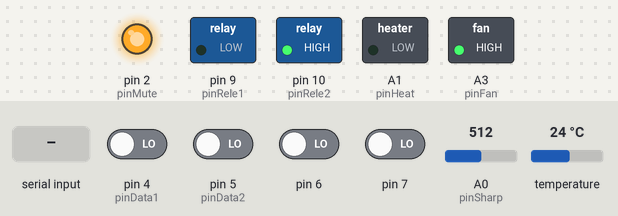
A sketch run on a simulated Arduino Uno, built with avr-gcc and run on an emulated ATmega328P. Parts: switched loads named in the sketch (green lamp = pin HIGH), output pins drawn as LEDs (lit = HIGH). The test bench sets the inputs (shaded band); at power-on: pin 4 (pinData1), pin 5 (pinData2), pin 6, pin 7 LOW, A0 (pinSharp) = 512, temperature 24 °C. Pins used as bus, display or sensor lines are not drawn; what the sketch prints to the serial monitor is not drawn.

Above: at 17.2 s.
17.3 s: "t=90\n" received over Serial
At 18.5 s:
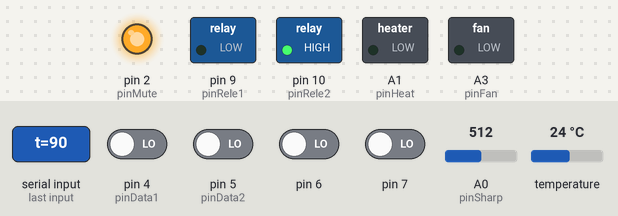
19.6 s: "t=\n" received over Serial
At 21.3 s:
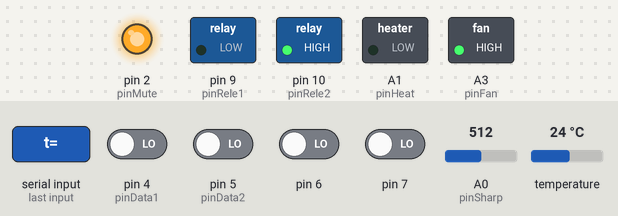
Timing chart, 0 to 22.8 s (numbered marks = the images above; inputs shaded):
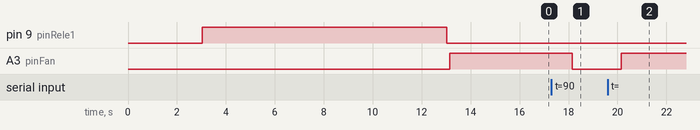

Measured:
- after the input at 17.3 s, A3 (pinFan): HIGH → LOW after 0.84 s
- after the input at 19.6 s, A3 (pinFan): LOW → HIGH after 0.55 s

The sketch:

binoc.ino
```cpp
//#include <SPI.h>
#include <OneWire.h>
#include <DallasTemperature.h>

//SoftwareSerial mySerial(10, 11); // RX, TX

int pinClk = 3;
int pinData1 = 4;
int pinData2 = 5;

int pinData1Mask = 1<<pinData1;
int pinData2Mask = 1<<pinData2;

int pinRele1=9;
int pinRele2=10;

int pinFan = A3; //PB3;
//int pinFan2Ext = 12; //PD6;

int pinSharp = A0;
int pinHeat = A1;

int pinMute = 2;


// Data wire is plugged into port 2 on the Arduino
#define ONE_WIRE_BUS A5
#define TEMPERATURE_PRECISION 9 // Lower resolution
// Setup a oneWire instance to communicate with any OneWire devices (not just Maxim/Dallas temperature ICs)
OneWire oneWire(ONE_WIRE_BUS);
// Pass our oneWire reference to Dallas Temperature.
DallasTemperature sensors(&oneWire);
int numberOfDevices = 0; // Number of temperature devices found
DeviceAddress tempDeviceAddress; // We'll use this variable to store a found device address


uint16_t fanRpm[3] = {0, 0, 0};
int lastXpos1=0, lastXpos2=0;
int xPos1 = 0, xPos2 = 0;

int valArr[13];
char str[50];//, lastStr[50];
int lastAndrCpuTemp = 0, andrCpuTemp=0;

unsigned long lastTempContrTime = 0;
unsigned long lastFanContrTime = 0;
unsigned long lastDistContrTime = 0;

unsigned long lastSendReportTime = 0;

uint64_t lastPhoneMsgRecvTime = 0;
unsigned long maninCntr = 0;

String inString = "";

int sharpVal = 0, lastSharpVal=0;
int dallasTemp = -99, lastDallasTemp = 0;
//int filteredDist =0;

boolean bFanOn = false;
boolean bHeatOn = false;


void setup() {
  // initialize digital pin 13 as an output.
  //pinMode(13, OUTPUT);
  Serial.begin(115200);

  pinMode(pinClk, OUTPUT);           // set pin to input
  digitalWrite(pinClk, LOW);

  pinMode(pinData1, INPUT);
  pinMode(pinData2, INPUT);

  pinMode(pinRele1, OUTPUT);
  pinMode(pinRele2, OUTPUT);

  pinMode(pinFan, OUTPUT);
  //pinMode(pinFan2Ext, OUTPUT);

  pinMode(pinMute, OUTPUT);
  digitalWrite(pinMute, HIGH);

  digitalWrite(pinFan, LOW);
  //digitalWrite(pinFan2Ext, LOW);

  pinMode(pinHeat, OUTPUT);
  digitalWrite(pinHeat, LOW);

  pinMode(pinSharp, INPUT);

  Serial.setTimeout(5);

  sensors.begin();

  numberOfDevices = sensors.getDeviceCount(); // Grab a count of devices on the wire

  // locate devices on the bus
  Serial.print("Locating Dallas devices...");

  Serial.print("Found ");
  Serial.print(numberOfDevices, DEC);
  Serial.println(" devices.");

  // report parasite power requirements
//  Serial.print("Parasite power is: ");
//  if (sensors.isParasitePowerMode()) Serial.println("ON");
//  else Serial.println("OFF");

    // Loop through each device, print out address
  for(int i=0;i<numberOfDevices; i++)
  {
    // Search the wire for address
    if(sensors.getAddress(tempDeviceAddress, i))
    {
      Serial.print("Found device ");
      Serial.print(i, DEC);
      Serial.print(" with address: ");
      printAddress(tempDeviceAddress);
      Serial.println();

      //Serial.print("Setting resolution to ");
      //Serial.println(TEMPERATURE_PRECISION, DEC);

      // set the resolution to TEMPERATURE_PRECISION bit (Each Dallas/Maxim device is capable of several different resolutions)
      sensors.setResolution(tempDeviceAddress, TEMPERATURE_PRECISION);

//       Serial.print("Resolution actually set to: ");
//      Serial.print(sensors.getResolution(tempDeviceAddress), DEC);
//      Serial.println();
    }
    else{
      Serial.print("Found ghost device at ");
      Serial.print(i, DEC);
      Serial.print(" but could not detect address. Check power and cabling");
    }
  }

  formatData();

  resetPhone();
  sprintf(str, "%04X %04X %04d %04d %04d    000 000 000", xPos1, xPos2, dallasTemp, sharpVal, andrCpuTemp);
  str[4] = str[9] = str[14] = str[19] = str[24] = str[27] = str[31] = str[35] = ' ';
  str[39] = 0;
}

bool bDataUpdated = false;
void loop()
{
  maninCntr++;
  if(readSerial() == true){
    if(inString == "reset\n"){
      resetPhone();
      lastPhoneMsgRecvTime = millis();
    }
    else if(inString == "son\n"){
      soundOn();
      lastPhoneMsgRecvTime = millis();
    }
    else if(inString == "soff\n"){
      soundOff();
      lastPhoneMsgRecvTime = millis();
    }
    else if(inString.startsWith("t=") == true){
      inString.remove(0, 2);

      andrCpuTemp = inString.toInt();
      //sprintf(&(str[20]),"%04d", andrCpuTemp);
      lastPhoneMsgRecvTime = millis();
    }

    else if(inString.startsWith("d=") == true){
      inString.remove(0, 2);

      dallasTemp = inString.toInt();
      //sprintf(&(str[20]),"%04d", andrCpuTemp);
      lastPhoneMsgRecvTime = millis();
    }


    inString = "";
  }

  getPos();

  unsigned long curTime = millis();

  if((curTime - lastDistContrTime) > 50 ){
    lastDistContrTime = curTime;
    getDistance();
    if(sharpVal != lastSharpVal){
      lastSharpVal = sharpVal;
      bDataUpdated = true;
      //sprintf(&(str[15]), "%04d", sharpVal);
      //str[19] = ' ';
    }
    //sprintf(&(str[15]),"%04d", sharpVal);
    //print04d(&(str[15]), sharpVal);
  }

  //formatData();

  if((curTime - lastFanContrTime) > 1000){
      lastFanContrTime = curTime;

    if(isSoundEnabled() == false){
      dallasTemp = getTemp();
      //sprintf(str, "%04X %04X %04d %04d %04d    000 000 000", xPos1, xPos2, dallasTemp, sharpVal, andrCpuTemp);
      if(dallasTemp != lastDallasTemp){
        lastDallasTemp = dallasTemp;
        bDataUpdated = true;
        sprintf(&(str[10]), "%04d", dallasTemp);
        str[14] = ' ';
      }

    }
    controlHeat(dallasTemp);
    controlFan();

    str[25] = bFanOn? 'E':'D';
    str[26] = bHeatOn? 'E':'D';

    if(isSoundEnabled() == false){
      //formatData();
    }

  }


  if(xPos1 != lastXpos1){
    lastXpos1 = xPos1;
    bDataUpdated = true;
    sprintf(&(str[0]), "%04X", xPos1);
    str[4] = ' ';
  }

  if(xPos2 != lastXpos2){
    lastXpos2 = xPos2;
    bDataUpdated = true;
    sprintf(&(str[5]), "%04X", xPos2);
    str[9] = ' ';
  }

  if(((curTime - lastSendReportTime) > 10) && bDataUpdated){
    sprintf(&(str[15]), "%04d", sharpVal);
    str[19] = ' ';
    sprintf(&(str[20]), "%04d    000 000 000", andrCpuTemp);

    str[24] = str[27] = str[31] = str[35] = ' ';
    str[39] = 0;


    lastSendReportTime = curTime;
    bDataUpdated = false;
    //if(strcmp(str, lastStr) != 0){
      //strcpy(lastStr, str);
      Serial.println(str);
    //}
  }

  if( ((millis() - lastPhoneMsgRecvTime)/1000) > 300){
    resetPhone();
    lastPhoneMsgRecvTime = millis();
  }
}


// function to print the temperature for a device
//void printTemperature(DeviceAddress deviceAddress)
//{
//  // method 1 - slower
//  //Serial.print("Temp C: ");
//  //Serial.print(sensors.getTempC(deviceAddress));
//  //Serial.print(" Temp F: ");
//  //Serial.print(sensors.getTempF(deviceAddress)); // Makes a second call to getTempC and then converts to Fahrenheit
//
//  // method 2 - faster
//  tempC = sensors.getTempC(deviceAddress);
//  //Serial.print("Temp C: ");
//  //Serial.println(tempC);
//  //Serial.print(" Temp F: ");
//  //Serial.println(DallasTemperature::toFahrenheit(tempC)); // Converts tempC to Fahrenheit
//}

// function to print a device address
void printAddress(DeviceAddress deviceAddress)
{
  for (uint8_t i = 0; i < 8; i++)
  {
    if (deviceAddress[i] < 16) Serial.print("0");
    Serial.print(deviceAddress[i], HEX);
  }
}
int getTemp()
{
  int t = -990;
  if(numberOfDevices > 0){
    if(sensors.requestTemperaturesByIndex(0) == true){
      t = (int)(sensors.getTempC(tempDeviceAddress)*10);
    }
    else{
      numberOfDevices--;
    }

//    for(int i=0;i<numberOfDevices; i++){
//    // Search the wire for address
//      if(sensors.getAddress(tempDeviceAddress, i)){
//      // Output the device ID
//      //Serial.print("Temperature for device: ");
//      //Serial.println(i,DEC);
//
//      // It responds almost immediately. Let's print out the data
//      //printTemperature(tempDeviceAddress); // Use a simple function to print out the data
//        tempC = (int)(sensors.getTempC(tempDeviceAddress)*10);
//      }
//        //else ghost device! Check your power requirements and cabling
//    }
  }
  else{
    t = -990;
    numberOfDevices = sensors.getDeviceCount();
    for(int i=0;i<numberOfDevices; i++){
      if(sensors.getAddress(tempDeviceAddress, i)){
        sensors.setResolution(tempDeviceAddress, TEMPERATURE_PRECISION);
      }
    }
  }
  return t;
}

int calcPoly(int mV, int mV1, int mV2, int cm1, int cm2)
{
  float d = abs(mV1-mV2) / (float)abs(cm1-cm2);
  int dist = 60;
  if(d > 0){
    dist = ((mV1-mV)/d) + cm1;
  }
  return dist;
}

int recalcMvToCm(int mV)
{
  int dist = 0;
  if(mV < 500){
    dist = calcPoly(mV, 500, 250, 25, 40); //500to250 mv = 25to40;
  }
  else if(mV < 1000){
    dist = calcPoly(mV, 1000, 500, 12, 25); //1000to500 mv = 12to25;
  }
  else{
    dist = calcPoly(mV, 3000, 1000, 3,12);   //3000to1000 mv = 3to12
  }
  return dist;

}

int collectedVals=0;
long  averVal = 0;
void getDistance()
{
  for(int i=0; i<101; i++){
      averVal += analogRead(pinSharp);
      collectedVals++;
  }
  if(collectedVals>=300){
    averVal /= 300;
    //int mV = fir(averVal)*4.9; //in mV
    int mV = averVal*4.9; //in mV
    sharpVal = recalcMvToCm(mV);

    collectedVals = 0;
    averVal = 0;
  }
}

void getPos()
{
//  int pinClkSet = PIND|(1<<pinClk);
//  int pinClkClr = PIND&~(1<<pinClk);
//
//  noInterrupts();
//  PORTD = pinClkClr;
//  PORTD = pinClkClr;
//delayMicroseconds(50);     //!!!
//  PORTD = pinClkClr;
//  for(int i=0; i<13; i++){
//    PORTD = pinClkSet;
//    PORTD = pinClkSet;
//    PORTD = pinClkSet;
//    valArr[i] = PIND;
//    PORTD = pinClkClr;
//    PORTD = pinClkClr;
//    PORTD = pinClkClr;
//  }
//  PORTD = pinClkSet;
//  PORTD = pinClkSet;
//  PORTD = pinClkSet;
//  interrupts();

  noInterrupts();
  digitalWrite(pinClk, LOW);
  for(int i=0; i<13; i++){
    digitalWrite(pinClk, HIGH);  //for OK connection
    valArr[i] = PIND;
    digitalWrite(pinClk, LOW);
  }
  digitalWrite(pinClk, HIGH);
  interrupts();
  xPos1 = 0; xPos2 = 0;
  for(int i=0; i<13; i++){
    xPos1 |= (((valArr[i]&pinData1Mask)>>pinData1)<<(12-i));
    xPos2 |= (((valArr[i]&pinData2Mask)>>pinData2)<<(12-i));
  }
}


bool readSerial()
{
  bool ret = false;
  while (Serial.available() > 0) {
    int inChar = Serial.read();
    //if (isDigit(inChar)) {
      // convert the incoming byte to a char
      // and add it to the string:
      inString += (char)inChar;
    //}

    if (inChar == '\n') {
      //andrCpuTemp = inString.toInt();
      //inString = "";
      ret = true;
      break;
    }
  }
  return ret;
}

void controlFan()
{
  if(andrCpuTemp > 30){
    bFanOn = true;
    digitalWrite(pinFan, LOW);
    //digitalWrite(pinFan2Ext, LOW);
  }
  else{
    bFanOn = false;
    digitalWrite(pinFan, HIGH);
    //digitalWrite(pinFan2Ext, HIGH);
  }
}


const unsigned long heatMaximumEnableTimeSec = 7; //включаем нагрев максимум на это время
const unsigned long heatEnablePeriodTimeSec = 60; //не чаще чем один раз в это время
unsigned long lastHeatEnableTime = 0;
enum heatState_t {off, on};
heatState_t heatState = off;
void controlHeat(int t)
{
  unsigned long curTime = millis()/1000;
  //Serial.print(curTime);
  //Serial.print(" ");
  if(t > -99){
    if(t < 50){
      //Serial.print("less15 ");
      switch(heatState){
        case off:
         //Serial.print("coff ");
         //Serial.print((curTime - lastHeatEnableTime));
         //Serial.print(" ");
          if((curTime - lastHeatEnableTime) > heatEnablePeriodTimeSec){
            //Serial.print("gp ");
            lastHeatEnableTime = curTime;
            heatState = on;
            digitalWrite(pinHeat, HIGH);
            bHeatOn = true;
          }
          else{
            //Serial.print("lp ");
            digitalWrite(pinHeat, LOW);
            bHeatOn = false;
          }
          break;
        case on:
        //Serial.print("con ");
          if((curTime - lastHeatEnableTime) > heatMaximumEnableTimeSec){
            //Serial.print("ge ");
            digitalWrite(pinHeat, LOW);
            heatState = off;
            bHeatOn = false;
          }
          else{
            //Serial.print("le ");
            digitalWrite(pinHeat, HIGH);
            bHeatOn = true;
          }
          break;
      }
      //Serial.println(" ");
    }
    else{
      digitalWrite(pinHeat, LOW);
      heatState = off;
    }
  }
  else{
      digitalWrite(pinHeat, LOW);
      heatState = off;
  }
}

double filter(int d)
{
  static double acc = 0;
  acc = 0.2*(double)d + 0.8 *acc;
  return acc;
}

#define Ntap 8

    float FIRCoef[Ntap] = {
        0.08997650465060308400,
        0.13443834128434992000,
        0.16588587705222707000,
        0.17723405264792491000,
        0.16588587705222707000,
        0.13443834128434992000,
        0.08997650465060308400,
        0.04216450137771470000
    };
float  x[Ntap]; //input samples
float  fir(float  NewSample) {
    float y=0;            //output sample
    int n;

    //shift the old samples
    for(n=Ntap-1; n>0; n--)
       x[n] = x[n-1];

    //Calculate the new output
    x[0] = NewSample;
    for(n=0; n<Ntap; n++)
        y += FIRCoef[n] * x[n];

    return y;
}

void resetPhone()
{
//  digitalWrite(pinRele2, LOW);
//  delay(1000);
//  digitalWrite(pinRele1, HIGH);
//  delay(8000);
//////  digitalWrite(pinRele1, HIGH);
//  digitalWrite(pinRele2, HIGH);
//  delay(5000);
//  digitalWrite(pinRele1, LOW);


  digitalWrite(pinRele1, LOW);
  digitalWrite(pinRele2, LOW);
  delay(1000);
   digitalWrite(pinRele2, HIGH);
     delay(2000);
   digitalWrite(pinRele1, HIGH);
    delay(10000);
   digitalWrite(pinRele1, LOW);


}

bool bSoundEnable = false;
bool isSoundEnabled()
{
  return bSoundEnable;
}

void soundOn()
{
  digitalWrite(pinMute, LOW);
  bSoundEnable = true;
}

void soundOff()
{
  digitalWrite(pinMute, HIGH);
  bSoundEnable = false;
}

void formatData()
{
  sprintf(&(str[10]), "%04d %04d %04d    %03x %03x %03x",
                      dallasTemp, sharpVal, andrCpuTemp,
                      fanRpm[0], fanRpm[1], fanRpm[2]);

  str[25] = bFanOn? 'E':'D';
  str[26] = bHeatOn? 'E':'D';
}
```

Untitled.c
```cpp
/**************************************************************
WinFilter version 0.8
http://www.winfilter.20m.com
akundert@hotmail.com

Filter type: Low Pass
Filter model: Rectangular Window
Sampling Frequency: 20 Hz
Cut Frequency: 2.000000 Hz
Coefficents Quantization: float
***************************************************************/
#define Ntap 8

float fir(float NewSample) {
    float FIRCoef[Ntap] = {
        0.08997650465060308400,
        0.13443834128434992000,
        0.16588587705222707000,
        0.17723405264792491000,
        0.16588587705222707000,
        0.13443834128434992000,
        0.08997650465060308400,
        0.04216450137771470000
    };

    static float x[Ntap]; //input samples
    float y=0;            //output sample
    int n;

    //shift the old samples
    for(n=Ntap-1; n>0; n--)
       x[n] = x[n-1];

    //Calculate the new output
    x[0] = NewSample;
    for(n=0; n<Ntap; n++)
        y += FIRCoef[n] * x[n];

    return y;
}
```
